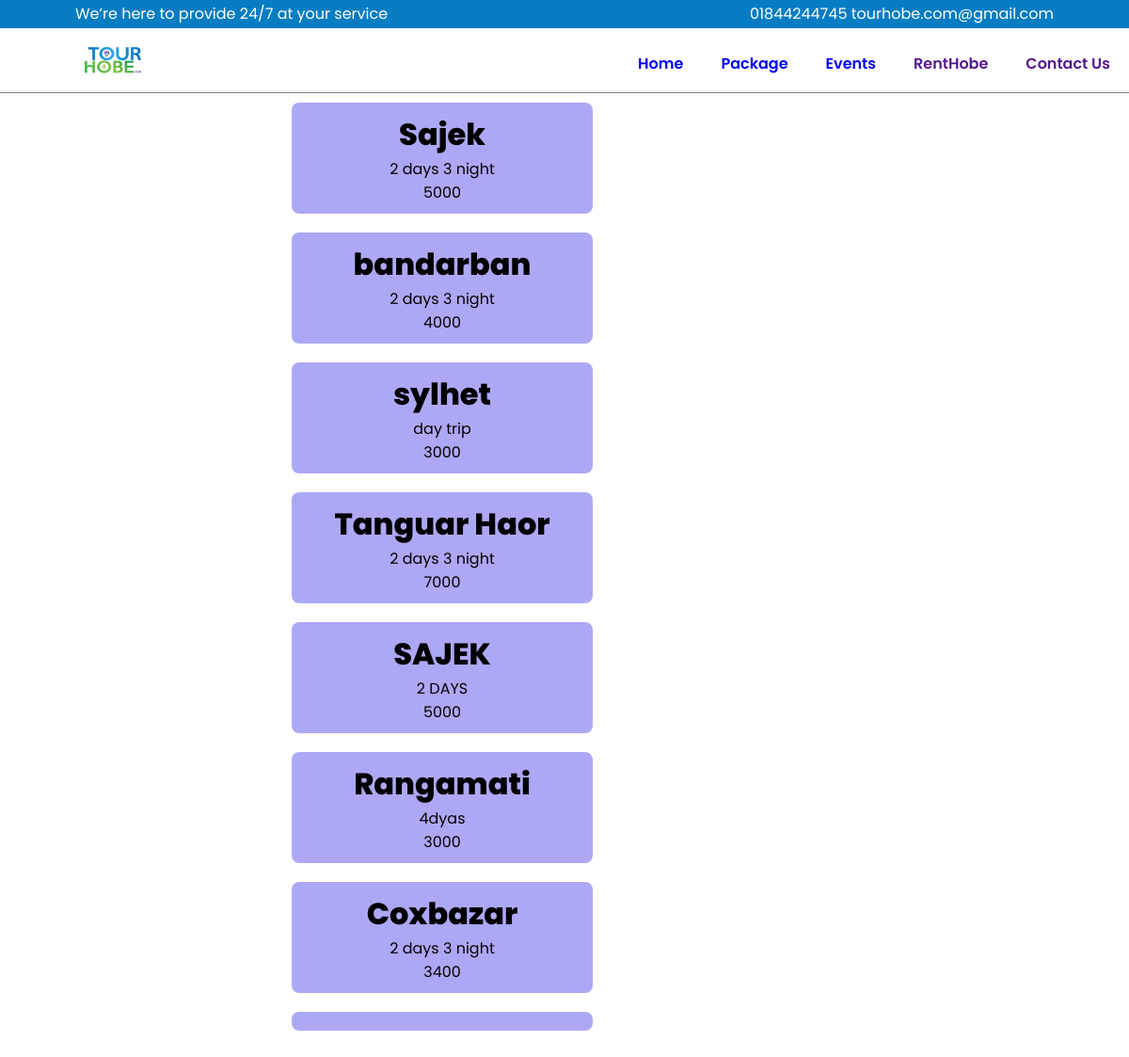
The page /Views/allpackege.php on the database its author committed.
### tables this page shows
CREATE TABLE `packege` (
  `Id` int(50) NOT NULL,
  `Name` varchar(100) NOT NULL,
  `Description` text NOT NULL,
  `Price` text NOT NULL
);

### Views/allpackege.php (the view, shortened to what this page needs)
<?php
include ('header.php');
$conn = getConnection();
$q="SELECT * from packege";
$result=$conn->query($q);
?>
<!DOCTYPE html>
<html lang="en">
<head>
    <link rel="stylesheet" href="allpackege.css">
</head>
<body>
                <div class="bottom-middle">
                    <?php
                    $output='<div class="packge-container"  border="1" width=100%>';
                    if($result->num_rows>0)
                    {
                        while($row=$result->fetch_assoc())
                        {
                            $output.= "
                                    <div>
                                    <h1>{$row["Name"]}</h1>
                                    <p>{$row["Description"]}</p>
                                    <p>{$row["Price"]}</p>
                                    </div>";
                        }
                        $output.='</div>';
                    }
                    else
                        echo "O results";
                        echo $output;
                        ?>
                <br> <br>
</body>
</html>

### Views/header.php (shortened to what this page needs)
<!DOCTYPE html>
<html lang="en">
<head>
    <link rel="stylesheet" href="header.css">
</head>
<body>
<section>
        <div class="Topbar">
            <div class="top">
                <p>We’re here to provide 24/7 at your service</p>
            </div>
            <div class="top">
                <p><i class="fas fa-phone-alt"></i>01844244745 <i class="far fa-envelope"></i> tourhobe.com@gmail.com
                </p>
            </div>
        </div>
    </section>
    <header>
        <img id="logo" src="../Resources/images/logo.png" alt="">
        <nav class="">
            <ul class="nav-bar">
                <li><a href="index.php">Home</a></li>
                <li><a href="allpackege.php">Package</a></li>
                <li><a href="events.php">Events</a></li>
                <li><a href="">RentHobe</a></li>
                <li><a href="">Contact Us</a></li>
            </ul>
        </nav>
    </header>
</body>
</html>

### Views/header.css (style rules this page uses)
* { margin: 0; padding: 0; font-family: 'Merriweather', serif; font-family: 'Poppins', sans-serif; }
.Topbar { display: flex; justify-content: space-between; background-color: #067DC2; line-height: 30px; color: white; }
.top { margin-right: 80px; margin-left: 80px; }
header { list-style: none; display: flex; justify-content: space-between; border-bottom: 1px solid gray; padding: 10px; }
#logo { width: 60px; height: 28px; padding: 10px; margin-left: 70px; }
.nav-bar { display: flex; list-style: none; margin-top: 15px; }
.nav-bar li a { margin-left:20px ; text-decoration: none; padding: 8px 10px; font-size: 16px; font-weight: 600; }

### Views/allpackege.css (style rules this page uses)
.packge-container { margin-top: 10px; display: flex; flex-wrap: wrap; width: 50%; margin: auto; }
.packge-container div { background-color: rgba(111, 102, 238, 0.568); margin: 10px; padding: 10px; width: 300px; overflow: hidden; text-align: center; border-radius: 8px; }
.packge-container div h1 { font-weight: 800; }

### rows shown on the page
packege: Name "Sajek", Description "2 days 3 night", Price "5000"
packege: Name "bandarban", Description "2 days 3 night", Price "4000"
packege: Name "sylhet", Description "day trip", Price "3000"
packege: Name "Tanguar Haor", Description "2 days 3 night", Price "7000"
packege: Name "SAJEK", Description "2 DAYS", Price "5000"
packege: Name "Rangamati", Description "4dyas", Price "3000"
packege: Name "Coxbazar", Description "2 days 3 night", Price "3400"
